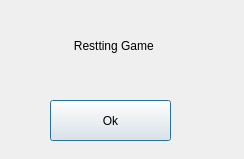
<?xml version="1.0" encoding="UTF-8"?>
<ui version="4.0">
 <class>reset_notification</class>
 <widget class="QDialog" name="reset_notification">
  <property name="geometry">
   <rect>
    <x>0</x>
    <y>0</y>
    <width>244</width>
    <height>159</height>
   </rect>
  </property>
  <property name="windowTitle">
   <string>Dialog</string>
  </property>
  <widget class="QLabel" name="label">
   <property name="geometry">
    <rect>
     <x>50</x>
     <y>20</y>
     <width>131</width>
     <height>51</height>
    </rect>
   </property>
   <property name="text">
    <string>Restting Game </string>
   </property>
   <property name="alignment">
    <set>Qt::AlignCenter</set>
   </property>
  </widget>
  <widget class="QPushButton" name="ok_button">
   <property name="geometry">
    <rect>
     <x>50</x>
     <y>100</y>
     <width>121</width>
     <height>41</height>
    </rect>
   </property>
   <property name="text">
    <string>Ok</string>
   </property>
  </widget>
 </widget>
 <resources/>
 <connections>
  <connection>
   <sender>ok_button</sender>
   <signal>clicked()</signal>
   <receiver>reset_notification</receiver>
   <slot>close()</slot>
   <hints>
    <hint type="sourcelabel">
     <x>104</x>
     <y>123</y>
    </hint>
    <hint type="destinationlabel">
     <x>265</x>
     <y>18</y>
    </hint>
   </hints>
  </connection>
 </connections>
</ui>
